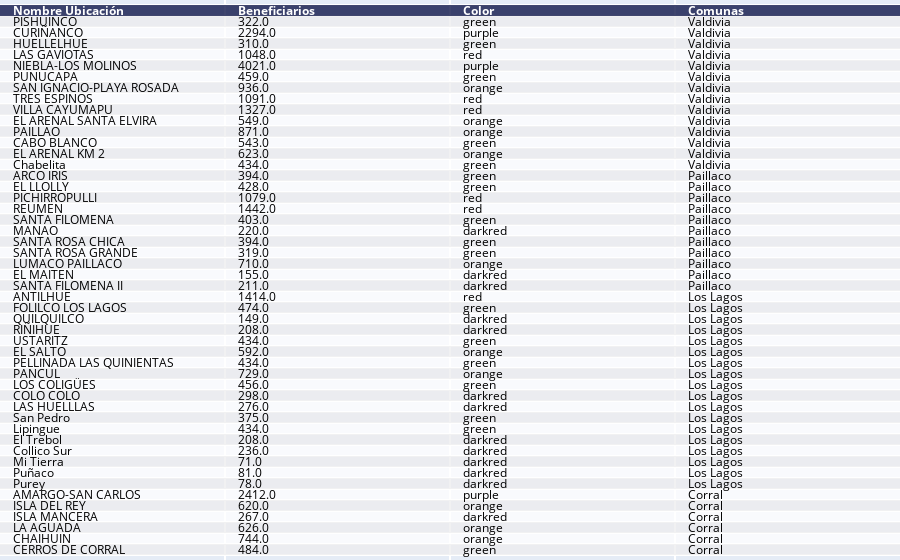

The notebook cell this image was saved under:
### Code cell
#Creación de tabla
tabla = pd.DataFrame()
tabla['Nombre Ubicación'] = None
tabla['Beneficiarios']=None
tabla['Color']=None
tabla['Comunas']=None

#Recopilación de datos
datos_comunas_valdivia=list(datos.iloc[1963:1977,3])
datos_comunas_paillaco=list(datos.iloc[1919:1930,3])
datos_comunas_loslagos=list(datos.iloc[1885:1903,3])
datos_comunas_corral=list(datos.iloc[1873:1879,3])
datos_comunas=datos_comunas_valdivia+datos_comunas_paillaco+datos_comunas_loslagos+datos_comunas_corral

#Se agregan datos a la tabla
tabla['Nombre Ubicación'] = nombres
tabla['Beneficiarios'] = beneficiarios
tabla['Color'] = color_beneficiario
tabla['Comunas'] = datos_comunas


ff.create_table(tabla)

### Figure 1 — Plotly figure (JSON) as saved in the notebook; plotly's stock layout.template omitted (floating-point values rounded to 4 significant figures; data arrays with more than 128 entries replaced by an {"elided": "..."} marker saying what was removed)
{"data": [{"colorscale": [[0, "#00083e"], [0.5, "#ededee"], [1, "#ffffff"]], "hoverinfo": "none", "opacity": 0.75, "showscale": false, "type": "heatmap", "z": {"elided": "50x4 float values"}}], "layout": {"annotations": [{"align": "left", "font": {"color": "#ffffff"}, "showarrow": false, "text": "<b>Nombre Ubicación</b>", "x": -0.45, "xanchor": "left", "xref": "x", "y": 0, "yref": "y"}, {"align": "left", "font": {"color": "#ffffff"}, "showarrow": false, "text": "<b>Beneficiarios</b>", "x": 0.55, "xanchor": "left", "xref": "x", "y": 0, "yref": "y"}, {"align": "left", "font": {"color": "#ffffff"}, "showarrow": false, "text": "<b>Color</b>", "x": 1.55, "xanchor": "left", "xref": "x", "y": 0, "yref": "y"}, {"align": "left", "font": {"color": "#ffffff"}, "showarrow": false, "text": "<b>Comunas</b>", "x": 2.55, "xanchor": "left", "xref": "x", "y": 0, "yref": "y"}, {"align": "left", "font": {"color": "#000000"}, "showarrow": false, "text": "PISHUINCO", "x": -0.45, "xanchor": "left", "xref": "x", "y": 1, "yref": "y"}, {"align": "left", "font": {"color": "#000000"}, "showarrow": false, "text": "322.0", "x": 0.55, "xanchor": "left", "xref": "x", "y": 1, "yref": "y"}, {"align": "left", "font": {"color": "#000000"}, "showarrow": false, "text": "green", "x": 1.55, "xanchor": "left", "xref": "x", "y": 1, "yref": "y"}, {"align": "left", "font": {"color": "#000000"}, "showarrow": false, "text": "Valdivia", "x": 2.55, "xanchor": "left", "xref": "x", "y": 1, "yref": "y"}, {"align": "left", "font": {"color": "#000000"}, "showarrow": false, "text": "CURIÑANCO", "x": -0.45, "xanchor": "left", "xref": "x", "y": 2, "yref": "y"}, {"align": "left", "font": {"color": "#000000"}, "showarrow": false, "text": "2294.0", "x": 0.55, "xanchor": "left", "xref": "x", "y": 2, "yref": "y"}, {"align": "left", "font": {"color": "#000000"}, "showarrow": false, "text": "purple", "x": 1.55, "xanchor": "left", "xref": "x", "y": 2, "yref": "y"}, {"align": "left", "font": {"color": "#000000"}, "showarrow": false, "text": "Valdivia", "x": 2.55, "xanchor": "left", "xref": "x", "y": 2, "yref": "y"}, {"align": "left", "font": {"color": "#000000"}, "showarrow": false, "text": "HUELLELHUE", "x": -0.45, "xanchor": "left", "xref": "x", "y": 3, "yref": "y"}, {"align": "left", "font": {"color": "#000000"}, "showarrow": false, "text": "310.0", "x": 0.55, "xanchor": "left", "xref": "x", "y": 3, "yref": "y"}, {"align": "left", "font": {"color": "#000000"}, "showarrow": false, "text": "green", "x": 1.55, "xanchor": "left", "xref": "x", "y": 3, "yref": "y"}, {"align": "left", "font": {"color": "#000000"}, "showarrow": false, "text": "Valdivia", "x": 2.55, "xanchor": "left", "xref": "x", "y": 3, "yref": "y"}, {"align": "left", "font": {"color": "#000000"}, "showarrow": false, "text": "LAS GAVIOTAS", "x": -0.45, "xanchor": "left", "xref": "x", "y": 4, "yref": "y"}, {"align": "left", "font": {"color": "#000000"}, "showarrow": false, "text": "1048.0", "x": 0.55, "xanchor": "left", "xref": "x", "y": 4, "yref": "y"}, {"align": "left", "font": {"color": "#000000"}, "showarrow": false, "text": "red", "x": 1.55, "xanchor": "left", "xref": "x", "y": 4, "yref": "y"}, {"align": "left", "font": {"color": "#000000"}, "showarrow": false, "text": "Valdivia", "x": 2.55, "xanchor": "left", "xref": "x", "y": 4, "yref": "y"}, {"align": "left", "font": {"color": "#000000"}, "showarrow": false, "text": "NIEBLA-LOS MOLINOS", "x": -0.45, "xanchor": "left", "xref": "x", "y": 5, "yref": "y"}, {"align": "left", "font": {"color": "#000000"}, "showarrow": false, "text": "4021.0", "x": 0.55, "xanchor": "left", "xref": "x", "y": 5, "yref": "y"}, {"align": "left", "font": {"color": "#000000"}, "showarrow": false, "text": "purple", "x": 1.55, "xanchor": "left", "xref": "x", "y": 5, "yref": "y"}, {"align": "left", "font": {"color": "#000000"}, "showarrow": false, "text": "Valdivia", "x": 2.55, "xanchor": "left", "xref": "x", "y": 5, "yref": "y"}, {"align": "left", "font": {"color": "#000000"}, "showarrow": false, "text": "PUNUCAPA", "x": -0.45, "xanchor": "left", "xref": "x", "y": 6, "yref": "y"}, {"align": "left", "font": {"color": "#000000"}, "showarrow": false, "text": "459.0", "x": 0.55, "xanchor": "left", "xref": "x", "y": 6, "yref": "y"}, {"align": "left", "font": {"color": "#000000"}, "showarrow": false, "text": "green", "x": 1.55, "xanchor": "left", "xref": "x", "y": 6, "yref": "y"}, {"align": "left", "font": {"color": "#000000"}, "showarrow": false, "text": "Valdivia", "x": 2.55, "xanchor": "left", "xref": "x", "y": 6, "yref": "y"}, {"align": "left", "font": {"color": "#000000"}, "showarrow": false, "text": "SAN IGNACIO-PLAYA ROSADA", "x": -0.45, "xanchor": "left", "xref": "x", "y": 7, "yref": "y"}, {"align": "left", "font": {"color": "#000000"}, "showarrow": false, "text": "936.0", "x": 0.55, "xanchor": "left", "xref": "x", "y": 7, "yref": "y"}, {"align": "left", "font": {"color": "#000000"}, "showarrow": false, "text": "orange", "x": 1.55, "xanchor": "left", "xref": "x", "y": 7, "yref": "y"}, {"align": "left", "font": {"color": "#000000"}, "showarrow": false, "text": "Valdivia", "x": 2.55, "xanchor": "left", "xref": "x", "y": 7, "yref": "y"}, {"align": "left", "font": {"color": "#000000"}, "showarrow": false, "text": "TRES ESPINOS", "x": -0.45, "xanchor": "left", "xref": "x", "y": 8, "yref": "y"}, {"align": "left", "font": {"color": "#000000"}, "showarrow": false, "text": "1091.0", "x": 0.55, "xanchor": "left", "xref": "x", "y": 8, "yref": "y"}, {"align": "left", "font": {"color": "#000000"}, "showarrow": false, "text": "red", "x": 1.55, "xanchor": "left", "xref": "x", "y": 8, "yref": "y"}, {"align": "left", "font": {"color": "#000000"}, "showarrow": false, "text": "Valdivia", "x": 2.55, "xanchor": "left", "xref": "x", "y": 8, "yref": "y"}, {"align": "left", "font": {"color": "#000000"}, "showarrow": false, "text": "VILLA CAYUMAPU", "x": -0.45, "xanchor": "left", "xref": "x", "y": 9, "yref": "y"}, {"align": "left", "font": {"color": "#000000"}, "showarrow": false, "text": "1327.0", "x": 0.55, "xanchor": "left", "xref": "x", "y": 9, "yref": "y"}, {"align": "left", "font": {"color": "#000000"}, "showarrow": false, "text": "red", "x": 1.55, "xanchor": "left", "xref": "x", "y": 9, "yref": "y"}, {"align": "left", "font": {"color": "#000000"}, "showarrow": false, "text": "Valdivia", "x": 2.55, "xanchor": "left", "xref": "x", "y": 9, "yref": "y"}, {"align": "left", "font": {"color": "#000000"}, "showarrow": false, "text": "EL ARENAL SANTA ELVIRA", "x": -0.45, "xanchor": "left", "xref": "x", "y": 10, "yref": "y"}, {"align": "left", "font": {"color": "#000000"}, "showarrow": false, "text": "549.0", "x": 0.55, "xanchor": "left", "xref": "x", "y": 10, "yref": "y"}, {"align": "left", "font": {"color": "#000000"}, "showarrow": false, "text": "orange", "x": 1.55, "xanchor": "left", "xref": "x", "y": 10, "yref": "y"}, {"align": "left", "font": {"color": "#000000"}, "showarrow": false, "text": "Valdivia", "x": 2.55, "xanchor": "left", "xref": "x", "y": 10, "yref": "y"}, {"align": "left", "font": {"color": "#000000"}, "showarrow": false, "text": "PAILLAO", "x": -0.45, "xanchor": "left", "xref": "x", "y": 11, "yref": "y"}, {"align": "left", "font": {"color": "#000000"}, "showarrow": false, "text": "871.0", "x": 0.55, "xanchor": "left", "xref": "x", "y": 11, "yref": "y"}, {"align": "left", "font": {"color": "#000000"}, "showarrow": false, "text": "orange", "x": 1.55, "xanchor": "left", "xref": "x", "y": 11, "yref": "y"}, {"align": "left", "font": {"color": "#000000"}, "showarrow": false, "text": "Valdivia", "x": 2.55, "xanchor": "left", "xref": "x", "y": 11, "yref": "y"}, {"align": "left", "font": {"color": "#000000"}, "showarrow": false, "text": "CABO BLANCO", "x": -0.45, "xanchor": "left", "xref": "x", "y": 12, "yref": "y"}, {"align": "left", "font": {"color": "#000000"}, "showarrow": false, "text": "543.0", "x": 0.55, "xanchor": "left", "xref": "x", "y": 12, "yref": "y"}, {"align": "left", "font": {"color": "#000000"}, "showarrow": false, "text": "green", "x": 1.55, "xanchor": "left", "xref": "x", "y": 12, "yref": "y"}, {"align": "left", "font": {"color": "#000000"}, "showarrow": false, "text": "Valdivia", "x": 2.55, "xanchor": "left", "xref": "x", "y": 12, "yref": "y"}, {"align": "left", "font": {"color": "#000000"}, "showarrow": false, "text": "EL ARENAL KM 2", "x": -0.45, "xanchor": "left", "xref": "x", "y": 13, "yref": "y"}, {"align": "left", "font": {"color": "#000000"}, "showarrow": false, "text": "623.0", "x": 0.55, "xanchor": "left", "xref": "x", "y": 13, "yref": "y"}, {"align": "left", "font": {"color": "#000000"}, "showarrow": false, "text": "orange", "x": 1.55, "xanchor": "left", "xref": "x", "y": 13, "yref": "y"}, {"align": "left", "font": {"color": "#000000"}, "showarrow": false, "text": "Valdivia", "x": 2.55, "xanchor": "left", "xref": "x", "y": 13, "yref": "y"}, {"align": "left", "font": {"color": "#000000"}, "showarrow": false, "text": "Chabelita", "x": -0.45, "xanchor": "left", "xref": "x", "y": 14, "yref": "y"}, {"align": "left", "font": {"color": "#000000"}, "showarrow": false, "text": "434.0", "x": 0.55, "xanchor": "left", "xref": "x", "y": 14, "yref": "y"}, {"align": "left", "font": {"color": "#000000"}, "showarrow": false, "text": "green", "x": 1.55, "xanchor": "left", "xref": "x", "y": 14, "yref": "y"}, {"align": "left", "font": {"color": "#000000"}, "showarrow": false, "text": "Valdivia", "x": 2.55, "xanchor": "left", "xref": "x", "y": 14, "yref": "y"}, {"align": "left", "font": {"color": "#000000"}, "showarrow": false, "text": "ARCO IRIS", "x": -0.45, "xanchor": "left", "xref": "x", "y": 15, "yref": "y"}, {"align": "left", "font": {"color": "#000000"}, "showarrow": false, "text": "394.0", "x": 0.55, "xanchor": "left", "xref": "x", "y": 15, "yref": "y"}, {"align": "left", "font": {"color": "#000000"}, "showarrow": false, "text": "green", "x": 1.55, "xanchor": "left", "xref": "x", "y": 15, "yref": "y"}, {"align": "left", "font": {"color": "#000000"}, "showarrow": false, "text": "Paillaco", "x": 2.55, "xanchor": "left", "xref": "x", "y": 15, "yref": "y"}, {"align": "left", "font": {"color": "#000000"}, "showarrow": false, "text": "EL LLOLLY", "x": -0.45, "xanchor": "left", "xref": "x", "y": 16, "yref": "y"}, {"align": "left", "font": {"color": "#000000"}, "showarrow": false, "text": "428.0", "x": 0.55, "xanchor": "left", "xref": "x", "y": 16, "yref": "y"}, {"align": "left", "font": {"color": "#000000"}, "showarrow": false, "text": "green", "x": 1.55, "xanchor": "left", "xref": "x", "y": 16, "yref": "y"}, {"align": "left", "font": {"color": "#000000"}, "showarrow": false, "text": "Paillaco", "x": 2.55, "xanchor": "left", "xref": "x", "y": 16, "yref": "y"}, {"align": "left", "font": {"color": "#000000"}, "showarrow": false, "text": "PICHIRROPULLI", "x": -0.45, "xanchor": "left", "xref": "x", "y": 17, "yref": "y"}, {"align": "left", "font": {"color": "#000000"}, "showarrow": false, "text": "1079.0", "x": 0.55, "xanchor": "left", "xref": "x", "y": 17, "yref": "y"}, {"align": "left", "font": {"color": "#000000"}, "showarrow": false, "text": "red", "x": 1.55, "xanchor": "left", "xref": "x", "y": 17, "yref": "y"}, {"align": "left", "font": {"color": "#000000"}, "showarrow": false, "text": "Paillaco", "x": 2.55, "xanchor": "left", "xref": "x", "y": 17, "yref": "y"}, {"align": "left", "font": {"color": "#000000"}, "showarrow": false, "text": "REUMEN", "x": -0.45, "xanchor": "left", "xref": "x", "y": 18, "yref": "y"}, {"align": "left", "font": {"color": "#000000"}, "showarrow": false, "text": "1442.0", "x": 0.55, "xanchor": "left", "xref": "x", "y": 18, "yref": "y"}, {"align": "left", "font": {"color": "#000000"}, "showarrow": false, "text": "red", "x": 1.55, "xanchor": "left", "xref": "x", "y": 18, "yref": "y"}, {"align": "left", "font": {"color": "#000000"}, "showarrow": false, "text": "Paillaco", "x": 2.55, "xanchor": "left", "xref": "x", "y": 18, "yref": "y"}, {"align": "left", "font": {"color": "#000000"}, "showarrow": false, "text": "SANTA FILOMENA", "x": -0.45, "xanchor": "left", "xref": "x", "y": 19, "yref": "y"}, {"align": "left", "font": {"color": "#000000"}, "showarrow": false, "text": "403.0", "x": 0.55, "xanchor": "left", "xref": "x", "y": 19, "yref": "y"}, {"align": "left", "font": {"color": "#000000"}, "showarrow": false, "text": "green", "x": 1.55, "xanchor": "left", "xref": "x", "y": 19, "yref": "y"}, {"align": "left", "font": {"color": "#000000"}, "showarrow": false, "text": "Paillaco", "x": 2.55, "xanchor": "left", "xref": "x", "y": 19, "yref": "y"}, {"align": "left", "font": {"color": "#000000"}, "showarrow": false, "text": "MANAO", "x": -0.45, "xanchor": "left", "xref": "x", "y": 20, "yref": "y"}, {"align": "left", "font": {"color": "#000000"}, "showarrow": false, "text": "220.0", "x": 0.55, "xanchor": "left", "xref": "x", "y": 20, "yref": "y"}, {"align": "left", "font": {"color": "#000000"}, "showarrow": false, "text": "darkred", "x": 1.55, "xanchor": "left", "xref": "x", "y": 20, "yref": "y"}, {"align": "left", "font": {"color": "#000000"}, "showarrow": false, "text": "Paillaco", "x": 2.55, "xanchor": "left", "xref": "x", "y": 20, "yref": "y"}, {"align": "left", "font": {"color": "#000000"}, "showarrow": false, "text": "SANTA ROSA CHICA", "x": -0.45, "xanchor": "left", "xref": "x", "y": 21, "yref": "y"}, {"align": "left", "font": {"color": "#000000"}, "showarrow": false, "text": "394.0", "x": 0.55, "xanchor": "left", "xref": "x", "y": 21, "yref": "y"}, {"align": "left", "font": {"color": "#000000"}, "showarrow": false, "text": "green", "x": 1.55, "xanchor": "left", "xref": "x", "y": 21, "yref": "y"}, {"align": "left", "font": {"color": "#000000"}, "showarrow": false, "text": "Paillaco", "x": 2.55, "xanchor": "left", "xref": "x", "y": 21, "yref": "y"}, {"align": "left", "font": {"color": "#000000"}, "showarrow": false, "text": "SANTA ROSA GRANDE", "x": -0.45, "xanchor": "left", "xref": "x", "y": 22, "yref": "y"}, {"align": "left", "font": {"color": "#000000"}, "showarrow": false, "text": "319.0", "x": 0.55, "xanchor": "left", "xref": "x", "y": 22, "yref": "y"}, {"align": "left", "font": {"color": "#000000"}, "showarrow": false, "text": "green", "x": 1.55, "xanchor": "left", "xref": "x", "y": 22, "yref": "y"}, {"align": "left", "font": {"color": "#000000"}, "showarrow": false, "text": "Paillaco", "x": 2.55, "xanchor": "left", "xref": "x", "y": 22, "yref": "y"}, {"align": "left", "font": {"color": "#000000"}, "showarrow": false, "text": "LUMACO PAILLACO", "x": -0.45, "xanchor": "left", "xref": "x", "y": 23, "yref": "y"}, {"align": "left", "font": {"color": "#000000"}, "showarrow": false, "text": "710.0", "x": 0.55, "xanchor": "left", "xref": "x", "y": 23, "yref": "y"}, {"align": "left", "font": {"color": "#000000"}, "showarrow": false, "text": "orange", "x": 1.55, "xanchor": "left", "xref": "x", "y": 23, "yref": "y"}, {"align": "left", "font": {"color": "#000000"}, "showarrow": false, "text": "Paillaco", "x": 2.55, "xanchor": "left", "xref": "x", "y": 23, "yref": "y"}, {"align": "left", "font": {"color": "#000000"}, "showarrow": false, "text": "EL MAITEN", "x": -0.45, "xanchor": "left", "xref": "x", "y": 24, "yref": "y"}, {"align": "left", "font": {"color": "#000000"}, "showarrow": false, "text": "155.0", "x": 0.55, "xanchor": "left", "xref": "x", "y": 24, "yref": "y"}, {"align": "left", "font": {"color": "#000000"}, "showarrow": false, "text": "darkred", "x": 1.55, "xanchor": "left", "xref": "x", "y": 24, "yref": "y"}, {"align": "left", "font": {"color": "#000000"}, "showarrow": false, "text": "Paillaco", "x": 2.55, "xanchor": "left", "xref": "x", "y": 24, "yref": "y"}, {"align": "left", "font": {"color": "#000000"}, "showarrow": false, "text": "SANTA FILOMENA II", "x": -0.45, "xanchor": "left", "xref": "x", "y": 25, "yref": "y"}, {"align": "left", "font": {"color": "#000000"}, "showarrow": false, "text": "211.0", "x": 0.55, "xanchor": "left", "xref": "x", "y": 25, "yref": "y"}, {"align": "left", "font": {"color": "#000000"}, "showarrow": false, "text": "darkred", "x": 1.55, "xanchor": "left", "xref": "x", "y": 25, "yref": "y"}, {"align": "left", "font": {"color": "#000000"}, "showarrow": false, "text": "Paillaco", "x": 2.55, "xanchor": "left", "xref": "x", "y": 25, "yref": "y"}, {"align": "left", "font": {"color": "#000000"}, "showarrow": false, "text": "ANTILHUE", "x": -0.45, "xanchor": "left", "xref": "x", "y": 26, "yref": "y"}, {"align": "left", "font": {"color": "#000000"}, "showarrow": false, "text": "1414.0", "x": 0.55, "xanchor": "left", "xref": "x", "y": 26, "yref": "y"}, {"align": "left", "font": {"color": "#000000"}, "showarrow": false, "text": "red", "x": 1.55, "xanchor": "left", "xref": "x", "y": 26, "yref": "y"}, {"align": "left", "font": {"color": "#000000"}, "showarrow": false, "text": "Los Lagos", "x": 2.55, "xanchor": "left", "xref": "x", "y": 26, "yref": "y"}, {"align": "left", "font": {"color": "#000000"}, "showarrow": false, "text": "FOLILCO LOS LAGOS", "x": -0.45, "xanchor": "left", "xref": "x", "y": 27, "yref": "y"}, {"align": "left", "font": {"color": "#000000"}, "showarrow": false, "text": "474.0", "x": 0.55, "xanchor": "left", "xref": "x", "y": 27, "yref": "y"}, {"align": "left", "font": {"color": "#000000"}, "showarrow": false, "text": "green", "x": 1.55, "xanchor": "left", "xref": "x", "y": 27, "yref": "y"}, {"align": "left", "font": {"color": "#000000"}, "showarrow": false, "text": "Los Lagos", "x": 2.55, "xanchor": "left", "xref": "x", "y": 27, "yref": "y"}, {"align": "left", "font": {"color": "#000000"}, "showarrow": false, "text": "QUILQUILCO", "x": -0.45, "xanchor": "left", "xref": "x", "y": 28, "yref": "y"}, {"align": "left", "font": {"color": "#000000"}, "showarrow": false, "text": "149.0", "x": 0.55, "xanchor": "left", "xref": "x", "y": 28, "yref": "y"}, {"align": "left", "font": {"color": "#000000"}, "showarrow": false, "text": "darkred", "x": 1.55, "xanchor": "left", "xref": "x", "y": 28, "yref": "y"}, {"align": "left", "font": {"color": "#000000"}, "showarrow": false, "text": "Los Lagos", "x": 2.55, "xanchor": "left", "xref": "x", "y": 28, "yref": "y"}, {"align": "left", "font": {"color": "#000000"}, "showarrow": false, "text": "RIÑIHUE", "x": -0.45, "xanchor": "left", "xref": "x", "y": 29, "yref": "y"}, {"align": "left", "font": {"color": "#000000"}, "showarrow": false, "text": "208.0", "x": 0.55, "xanchor": "left", "xref": "x", "y": 29, "yref": "y"}, {"align": "left", "font": {"color": "#000000"}, "showarrow": false, "text": "darkred", "x": 1.55, "xanchor": "left", "xref": "x", "y": 29, "yref": "y"}, {"align": "left", "font": {"color": "#000000"}, "showarrow": false, "text": "Los Lagos", "x": 2.55, "xanchor": "left", "xref": "x", "y": 29, "yref": "y"}, {"align": "left", "font": {"color": "#000000"}, "showarrow": false, "text": "USTARITZ", "x": -0.45, "xanchor": "left", "xref": "x", "y": 30, "yref": "y"}, {"align": "left", "font": {"color": "#000000"}, "showarrow": false, "text": "434.0", "x": 0.55, "xanchor": "left", "xref": "x", "y": 30, "yref": "y"}, {"align": "left", "font": {"color": "#000000"}, "showarrow": false, "text": "green", "x": 1.55, "xanchor": "left", "xref": "x", "y": 30, "yref": "y"}, {"align": "left", "font": {"color": "#000000"}, "showarrow": false, "text": "Los Lagos", "x": 2.55, "xanchor": "left", "xref": "x", "y": 30, "yref": "y"}, {"align": "left", "font": {"color": "#000000"}, "showarrow": false, "text": "EL SALTO", "x": -0.45, "xanchor": "left", "xref": "x", "y": 31, "yref": "y"}, {"align": "left", "font": {"color": "#000000"}, "showarrow": false, "text": "592.0", "x": 0.55, "xanchor": "left", "xref": "x", "y": 31, "yref": "y"}, {"align": "left", "font": {"color": "#000000"}, "showarrow": false, "text": "orange", "x": 1.55, "xanchor": "left", "xref": "x", "y": 31, "yref": "y"}, {"align": "left", "font": {"color": "#000000"}, "showarrow": false, "text": "Los Lagos", "x": 2.55, "xanchor": "left", "xref": "x", "y": 31, "yref": "y"}, {"align": "left", "font": {"color": "#000000"}, "showarrow": false, "text": "PELLINADA LAS QUINIENTAS", "x": -0.45, "xanchor": "left", "xref": "x", "y": 32, "yref": "y"}, {"align": "left", "font": {"color": "#000000"}, "showarrow": false, "text": "434.0", "x": 0.55, "xanchor": "left", "xref": "x", "y": 32, "yref": "y"}, {"align": "left", "font": {"color": "#000000"}, "showarrow": false, "text": "green", "x": 1.55, "xanchor": "left", "xref": "x", "y": 32, "yref": "y"}, {"align": "left", "font": {"color": "#000000"}, "showarrow": false, "text": "Los Lagos", "x": 2.55, "xanchor": "left", "xref": "x", "y": 32, "yref": "y"}, {"align": "left", "font": {"color": "#000000"}, "showarrow": false, "text": "PANCUL", "x": -0.45, "xanchor": "left", "xref": "x", "y": 33, "yref": "y"}, {"align": "left", "font": {"color": "#000000"}, "showarrow": false, "text": "729.0", "x": 0.55, "xanchor": "left", "xref": "x", "y": 33, "yref": "y"}, {"align": "left", "font": {"color": "#000000"}, "showarrow": false, "text": "orange", "x": 1.55, "xanchor": "left", "xref": "x", "y": 33, "yref": "y"}, {"align": "left", "font": {"color": "#000000"}, "showarrow": false, "text": "Los Lagos", "x": 2.55, "xanchor": "left", "xref": "x", "y": 33, "yref": "y"}, {"align": "left", "font": {"color": "#000000"}, "showarrow": false, "text": "LOS COLIGÜES", "x": -0.45, "xanchor": "left", "xref": "x", "y": 34, "yref": "y"}, {"align": "left", "font": {"color": "#000000"}, "showarrow": false, "text": "456.0", "x": 0.55, "xanchor": "left", "xref": "x", "y": 34, "yref": "y"}, {"align": "left", "font": {"color": "#000000"}, "showarrow": false, "text": "green", "x": 1.55, "xanchor": "left", "xref": "x", "y": 34, "yref": "y"}, {"align": "left", "font": {"color": "#000000"}, "showarrow": false, "text": "Los Lagos", "x": 2.55, "xanchor": "left", "xref": "x", "y": 34, "yref": "y"}, {"align": "left", "font": {"color": "#000000"}, "showarrow": false, "text": "COLO COLO", "x": -0.45, "xanchor": "left", "xref": "x", "y": 35, "yref": "y"}, {"align": "left", "font": {"color": "#000000"}, "showarrow": false, "text": "298.0", "x": 0.55, "xanchor": "left", "xref": "x", "y": 35, "yref": "y"}, {"align": "left", "font": {"color": "#000000"}, "showarrow": false, "text": "darkred", "x": 1.55, "xanchor": "left", "xref": "x", "y": 35, "yref": "y"}, {"align": "left", "font": {"color": "#000000"}, "showarrow": false, "text": "Los Lagos", "x": 2.55, "xanchor": "left", "xref": "x", "y": 35, "yref": "y"}, {"align": "left", "font": {"color": "#000000"}, "showarrow": false, "text": "LAS HUELLLAS", "x": -0.45, "xanchor": "left", "xref": "x", "y": 36, "yref": "y"}, {"align": "left", "font": {"color": "#000000"}, "showarrow": false, "text": "276.0", "x": 0.55, "xanchor": "left", "xref": "x", "y": 36, "yref": "y"}, {"align": "left", "font": {"color": "#000000"}, "showarrow": false, "text": "darkred", "x": 1.55, "xanchor": "left", "xref": "x", "y": 36, "yref": "y"}, {"align": "left", "font": {"color": "#000000"}, "showarrow": false, "text": "Los Lagos", "x": 2.55, "xanchor": "left", "xref": "x", "y": 36, "yref": "y"}, {"align": "left", "font": {"color": "#000000"}, "showarrow": false, "text": "San Pedro", "x": -0.45, "xanchor": "left", "xref": "x", "y": 37, "yref": "y"}, {"align": "left", "font": {"color": "#000000"}, "showarrow": false, "text": "375.0", "x": 0.55, "xanchor": "left", "xref": "x", "y": 37, "yref": "y"}, {"align": "left", "font": {"color": "#000000"}, "showarrow": false, "text": "green", "x": 1.55, "xanchor": "left", "xref": "x", "y": 37, "yref": "y"}, {"align": "left", "font": {"color": "#000000"}, "showarrow": false, "text": "Los Lagos", "x": 2.55, "xanchor": "left", "xref": "x", "y": 37, "yref": "y"}, {"align": "left", "font": {"color": "#000000"}, "showarrow": false, "text": "Lipingue", "x": -0.45, "xanchor": "left", "xref": "x", "y": 38, "yref": "y"}, {"align": "left", "font": {"color": "#000000"}, "showarrow": false, "text": "434.0", "x": 0.55, "xanchor": "left", "xref": "x", "y": 38, "yref": "y"}, {"align": "left", "font": {"color": "#000000"}, "showarrow": false, "text": "green", "x": 1.55, "xanchor": "left", "xref": "x", "y": 38, "yref": "y"}, {"align": "left", "font": {"color": "#000000"}, "showarrow": false, "text": "Los Lagos", "x": 2.55, "xanchor": "left", "xref": "x", "y": 38, "yref": "y"}, {"align": "left", "font": {"color": "#000000"}, "showarrow": false, "text": "El Trebol", "x": -0.45, "xanchor": "left", "xref": "x", "y": 39, "yref": "y"}, {"align": "left", "font": {"color": "#000000"}, "showarrow": false, "text": "208.0", "x": 0.55, "xanchor": "left", "xref": "x", "y": 39, "yref": "y"}, {"align": "left", "font": {"color": "#000000"}, "showarrow": false, "text": "darkred", "x": 1.55, "xanchor": "left", "xref": "x", "y": 39, "yref": "y"}, {"align": "left", "font": {"color": "#000000"}, "showarrow": false, "text": "Los Lagos", "x": 2.55, "xanchor": "left", "xref": "x", "y": 39, "yref": "y"}, {"align": "left", "font": {"color": "#000000"}, "showarrow": false, "text": "Collico Sur", "x": -0.45, "xanchor": "left", "xref": "x", "y": 40, "yref": "y"}, {"align": "left", "font": {"color": "#000000"}, "showarrow": false, "text": "236.0", "x": 0.55, "xanchor": "left", "xref": "x", "y": 40, "yref": "y"}, {"align": "left", "font": {"color": "#000000"}, "showarrow": false, "text": "darkred", "x": 1.55, "xanchor": "left", "xref": "x", "y": 40, "yref": "y"}, {"align": "left", "font": {"color": "#000000"}, "showarrow": false, "text": "Los Lagos", "x": 2.55, "xanchor": "left", "xref": "x", "y": 40, "yref": "y"}, {"align": "left", "font": {"color": "#000000"}, "showarrow": false, "text": "Mi Tierra", "x": -0.45, "xanchor": "left", "xref": "x", "y": 41, "yref": "y"}, {"align": "left", "font": {"color": "#000000"}, "showarrow": false, "text": "71.0", "x": 0.55, "xanchor": "left", "xref": "x", "y": 41, "yref": "y"}, {"align": "left", "font": {"color": "#000000"}, "showarrow": false, "text": "darkred", "x": 1.55, "xanchor": "left", "xref": "x", "y": 41, "yref": "y"}, {"align": "left", "font": {"color": "#000000"}, "showarrow": false, "text": "Los Lagos", "x": 2.55, "xanchor": "left", "xref": "x", "y": 41, "yref": "y"}, {"align": "left", "font": {"color": "#000000"}, "showarrow": false, "text": "Puñaco", "x": -0.45, "xanchor": "left", "xref": "x", "y": 42, "yref": "y"}, {"align": "left", "font": {"color": "#000000"}, "showarrow": false, "text": "81.0", "x": 0.55, "xanchor": "left", "xref": "x", "y": 42, "yref": "y"}, {"align": "left", "font": {"color": "#000000"}, "showarrow": false, "text": "darkred", "x": 1.55, "xanchor": "left", "xref": "x", "y": 42, "yref": "y"}, {"align": "left", "font": {"color": "#000000"}, "showarrow": false, "text": "Los Lagos", "x": 2.55, "xanchor": "left", "xref": "x", "y": 42, "yref": "y"}, {"align": "left", "font": {"color": "#000000"}, "showarrow": false, "text": "Purey", "x": -0.45, "xanchor": "left", "xref": "x", "y": 43, "yref": "y"}, {"align": "left", "font": {"color": "#000000"}, "showarrow": false, "text": "78.0", "x": 0.55, "xanchor": "left", "xref": "x", "y": 43, "yref": "y"}, {"align": "left", "font": {"color": "#000000"}, "showarrow": false, "text": "darkred", "x": 1.55, "xanchor": "left", "xref": "x", "y": 43, "yref": "y"}, {"align": "left", "font": {"color": "#000000"}, "showarrow": false, "text": "Los Lagos", "x": 2.55, "xanchor": "left", "xref": "x", "y": 43, "yref": "y"}, {"align": "left", "font": {"color": "#000000"}, "showarrow": false, "text": "AMARGO-SAN CARLOS", "x": -0.45, "xanchor": "left", "xref": "x", "y": 44, "yref": "y"}, {"align": "left", "font": {"color": "#000000"}, "showarrow": false, "text": "2412.0", "x": 0.55, "xanchor": "left", "xref": "x", "y": 44, "yref": "y"}, {"align": "left", "font": {"color": "#000000"}, "showarrow": false, "text": "purple", "x": 1.55, "xanchor": "left", "xref": "x", "y": 44, "yref": "y"}, {"align": "left", "font": {"color": "#000000"}, "showarrow": false, "text": "Corral", "x": 2.55, "xanchor": "left", "xref": "x", "y": 44, "yref": "y"}, {"align": "left", "font": {"color": "#000000"}, "showarrow": false, "text": "ISLA DEL REY", "x": -0.45, "xanchor": "left", "xref": "x", "y": 45, "yref": "y"}, {"align": "left", "font": {"color": "#000000"}, "showarrow": false, "text": "620.0", "x": 0.55, "xanchor": "left", "xref": "x", "y": 45, "yref": "y"}, {"align": "left", "font": {"color": "#000000"}, "showarrow": false, "text": "orange", "x": 1.55, "xanchor": "left", "xref": "x", "y": 45, "yref": "y"}, {"align": "left", "font": {"color": "#000000"}, "showarrow": false, "text": "Corral", "x": 2.55, "xanchor": "left", "xref": "x", "y": 45, "yref": "y"}, {"align": "left", "font": {"color": "#000000"}, "showarrow": false, "text": "ISLA MANCERA", "x": -0.45, "xanchor": "left", "xref": "x", "y": 46, "yref": "y"}, {"align": "left", "font": {"color": "#000000"}, "showarrow": false, "text": "267.0", "x": 0.55, "xanchor": "left", "xref": "x", "y": 46, "yref": "y"}, {"align": "left", "font": {"color": "#000000"}, "showarrow": false, "text": "darkred", "x": 1.55, "xanchor": "left", "xref": "x", "y": 46, "yref": "y"}, {"align": "left", "font": {"color": "#000000"}, "showarrow": false, "text": "Corral", "x": 2.55, "xanchor": "left", "xref": "x", "y": 46, "yref": "y"}, {"align": "left", "font": {"color": "#000000"}, "showarrow": false, "text": "LA AGUADA", "x": -0.45, "xanchor": "left", "xref": "x", "y": 47, "yref": "y"}, {"align": "left", "font": {"color": "#000000"}, "showarrow": false, "text": "626.0", "x": 0.55, "xanchor": "left", "xref": "x", "y": 47, "yref": "y"}, {"align": "left", "font": {"color": "#000000"}, "showarrow": false, "text": "orange", "x": 1.55, "xanchor": "left", "xref": "x", "y": 47, "yref": "y"}, {"align": "left", "font": {"color": "#000000"}, "showarrow": false, "text": "Corral", "x": 2.55, "xanchor": "left", "xref": "x", "y": 47, "yref": "y"}, {"align": "left", "font": {"color": "#000000"}, "showarrow": false, "text": "CHAIHUIN", "x": -0.45, "xanchor": "left", "xref": "x", "y": 48, "yref": "y"}, {"align": "left", "font": {"color": "#000000"}, "showarrow": false, "text": "744.0", "x": 0.55, "xanchor": "left", "xref": "x", "y": 48, "yref": "y"}, {"align": "left", "font": {"color": "#000000"}, "showarrow": false, "text": "orange", "x": 1.55, "xanchor": "left", "xref": "x", "y": 48, "yref": "y"}, {"align": "left", "font": {"color": "#000000"}, "showarrow": false, "text": "Corral", "x": 2.55, "xanchor": "left", "xref": "x", "y": 48, "yref": "y"}, {"align": "left", "font": {"color": "#000000"}, "showarrow": false, "text": "CERROS DE CORRAL", "x": -0.45, "xanchor": "left", "xref": "x", "y": 49, "yref": "y"}, {"align": "left", "font": {"color": "#000000"}, "showarrow": false, "text": "484.0", "x": 0.55, "xanchor": "left", "xref": "x", "y": 49, "yref": "y"}, {"align": "left", "font": {"color": "#000000"}, "showarrow": false, "text": "green", "x": 1.55, "xanchor": "left", "xref": "x", "y": 49, "yref": "y"}, {"align": "left", "font": {"color": "#000000"}, "showarrow": false, "text": "Corral", "x": 2.55, "xanchor": "left", "xref": "x", "y": 49, "yref": "y"}], "autosize": true, "margin": {"b": 0, "l": 0, "r": 0, "t": 0}, "xaxis": {"autorange": true, "dtick": 1, "gridwidth": 2, "range": [-0.5, 3.5], "showticklabels": false, "tick0": -0.5, "ticks": "", "zeroline": false}, "yaxis": {"autorange": true, "dtick": 1, "gridwidth": 2, "range": [49.5, -0.5], "showticklabels": false, "tick0": 0.5, "ticks": "", "zeroline": false}}}
